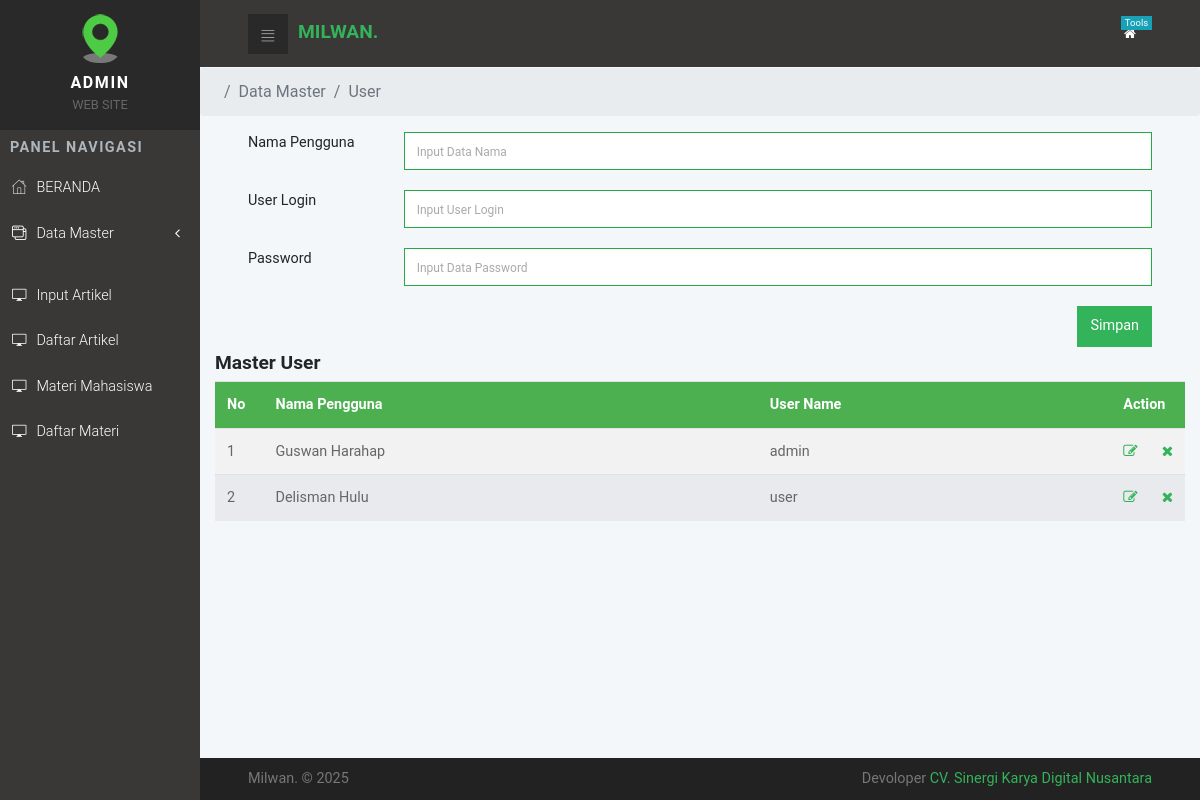
Screenshot of /admin/user_add.php (signed in) with the database file from the repository.
### tables this page shows
CREATE TABLE IF NOT EXISTS `tbl_user` (
`kode` int(11) NOT NULL,
  `user_name` varchar(50) DEFAULT NULL,
  `password` varchar(50) DEFAULT NULL,
  `nama` varchar(50) DEFAULT NULL
);

### admin/user_add.php (the view, shortened to what this page needs)
<?php
include'header.php'; ?>
      <section class="statistics">
        <div class="container-fluid">
          <div class="row d-flex">
            <div class="col-lg-12">
        </div>
      </section>
          <ul class="breadcrumb">
            <li class="breadcrumb-item active">Data Master <li class="breadcrumb-item active">User</li> </li>
          </ul>
       <section class="statistics">
        <div class="container-fluid">
          <div class="row d-flex">
            <div class="col-lg-12">
                <div class="form-group row has-success">
                      <label class="col-sm-2 form-control-label">Nama Pengguna</label>
                      <div class="col-sm-10">
                        <input type="text" name="txtnama" class="form-control is-valid" placeholder="Input Data Nama" required oninvalid="this.setCustomValidity('Tidak Boleh Kosong')" oninput="setCustomValidity('')"> </input>
                      </div>
                </div>
                 <div class="form-group row has-success">
                      <label class="col-sm-2 form-control-label">User Login</label>
                      <div class="col-sm-10">
                        <input type="text" name="txtuser" class="form-control is-valid" placeholder="Input User Login" required oninvalid="this.setCustomValidity('Tidak Boleh Kosong')" oninput="setCustomValidity('')"> </input>
                      </div>
                </div>
                 <div class="form-group row has-success">
                      <label class="col-sm-2 form-control-label">Password</label>
                      <div class="col-sm-10">
                        <input type="password" name="txtpassword" class="form-control is-valid" placeholder="Input Data Password" required oninvalid="this.setCustomValidity('Tidak Boleh Kosong')" oninput="setCustomValidity('')"> </input>
                      </div>
                </div>
               <p align="right"> <input type="submit" name="btnsimpan" class="btn btn-primary" value="Simpan"> </p>
                </div>
              </div>
          </div>
      </section>
    <div class="col-md-12">
          <div class="box box-info">
            <div class="box-header with-border">
              <h3 class="box-title">Master User</h3>
            </div>
            <div class="box-body no-padding">
          <div class="table-responsive">
              <table class="table table-striped">
                <tr>
                  <th width="5%">No</th>
                  <th>Nama Pengguna</th>
                  <th>User Name</th>
                  <th width="5%" colspan="2">Action</th>
                </tr>
                <?php
                    $no =1;
                      $qry = mysqli_query($konek,"SELECT * FROM tbl_user");
                        while ($data=mysqli_fetch_array($qry)) {
                  ?>
                <tr>
                  <td><?php echo $no++; ?></td>
                  <td><?php echo $data['nama']; ?></td>
                  <td><?php echo $data['user_name']; ?></td>
                  <td><a href="user_edit.php?id=<?php echo base64_encode($data['kode']); ?>" class="fa fa-edit"></td>
                 <td> <a href="user_hapus.php.?id=<?php echo $data['kode']; ?>" class="fa fa-times"></td>
                </tr>
                <?php } ?>
              </table>
</div>
            </div>
          </div>
          </div>
<?php include'footer.php'; ?>

### admin/css/style.default.css (style rules this page uses)
a { display: inline-block; text-decoration: none; color: #fff; }
body { overflow-x: hidden; }
table { font-size: 0.9em; color: #666; }
@media (min-width: 768px) { .container-fluid { padding: 0 3rem; } }
.statistics p { font-size: 0.8em; color: #999; margin-bottom: 5px; }
label { font-size: .9rem; }
input.form-control { border-radius: 0; }
.form-group { margin-bottom: 10px; }
.form-group div[class*='col-'] { margin-bottom: 10px; }
.btn { font-weight: 400; border: 1px solid transparent; padding: 0.55rem 0.75rem; font-size: 0.9rem; line-height: 1.5; border-radius: 0; -webkit-transition: background-color 0.15s ease-in-out, border-color 0.15s ease-in-out, -webkit-box-shadow 0.15s ease-in-out; transition: background-color 0.15s ease-in-out, border-color 0.15s ease-in-out, -webkit-box-shadow 0.15s ease-in-out; transition: background-color 0.15s ease-in-out, border-color 0.15s ease-in-out, box-shadow 0.15s ease-in-out; transition: background-color 0.15s ease-in-out, border-color 0.15s ease-in-out, box-shadow 0.15s ease-in-out, -webkit-box-shadow 0.15s ease-in-out; }
.btn-primary { color: color-yiq(#33b35a); background-color: #33b35a; border-color: #33b35a; }
body { font-family: "Roboto", sans-serif; font-size: 1rem; font-weight: 400; line-height: 1.5; color: #212529; background-color: #fff; }
a { color: #33b35a; text-decoration: none; }
h1, h2, h3, h4, h5, h6, .h1, .h2, .h3, .h4, .h5, .h6 { margin-bottom: 0.5rem; font-family: inherit; font-weight: 700; line-height: 1.1; color: inherit; }
h3, .h3 { font-size: 1.2rem; }

### admin/user_add.php (style rules this page uses)
table { border-collapse: collapse; width: 100%; }
th, td { text-align: left; padding: 8px; }
tr:nth-child(even) { background-color: #f2f2f2 }
th { background-color: #4CAF50; color: white; }

### rows the page displays
tbl_user: nama "Guswan Harahap", user_name "admin"
tbl_user: nama "Delisman Hulu", user_name "user"
